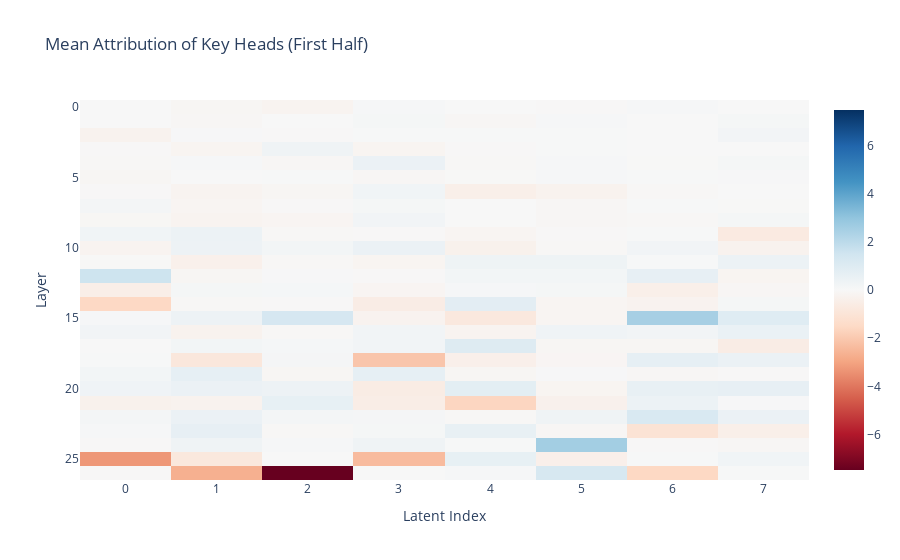
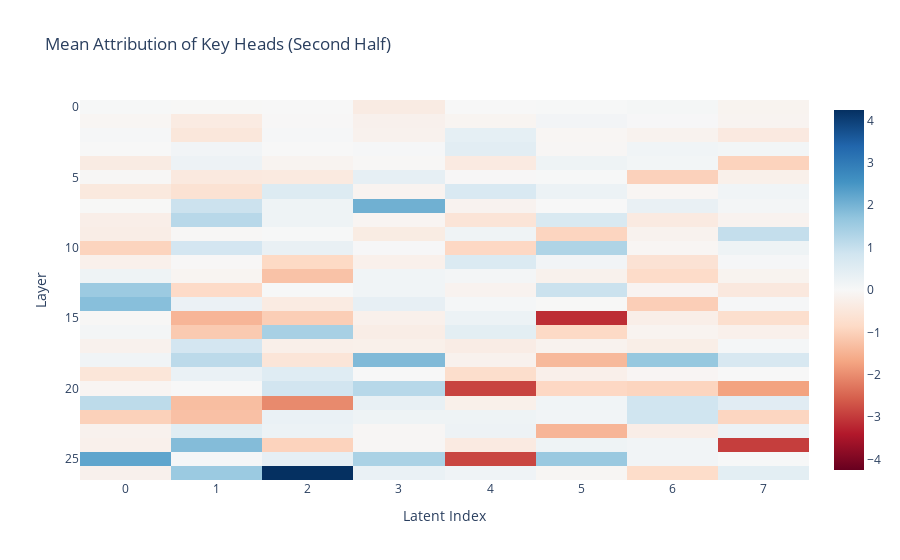

The cell these charts' notebook holds for them, in order:
### Code cell
from utils.neel_plotly import imshow
imshow(sum_head_vectors_first_half["k"].mean(dim=0), xaxis="Latent Index", yaxis="Layer", title="Mean Attribution of Key Heads (First Half)")
# imshow(sum_head_vectors_first_half["k"].std(dim=0), xaxis="Latent Index", yaxis="Layer", title="Std Attribution of Key Heads (First Half)")
imshow(sum_head_vectors_second_half["k"].mean(dim=0), xaxis="Latent Index", yaxis="Layer", title="Mean Attribution of Key Heads (Second Half)")
# imshow(sum_head_vectors_first_half["q"].std(dim=0), xaxis="Latent Index", yaxis="Layer", title="Std Attribution of Query Heads (First Half)")

### Figure 1 — Plotly figure (JSON) as saved in the notebook; plotly's stock layout.template omitted (floating-point values rounded to 4 significant figures; data arrays with more than 128 entries replaced by an {"elided": "..."} marker saying what was removed)
{"data": [{"coloraxis": "coloraxis", "hovertemplate": "x: %{x}<br>y: %{y}<br>color: %{z}<extra></extra>", "name": "0", "type": "heatmap", "xaxis": "x", "yaxis": "y", "z": {"elided": "27x8 float values"}}], "layout": {"coloraxis": {"cmid": 0, "colorscale": [[0, "rgb(103,0,31)"], [0.1, "rgb(178,24,43)"], [0.2, "rgb(214,96,77)"], [0.3, "rgb(244,165,130)"], [0.4, "rgb(253,219,199)"], [0.5, "rgb(247,247,247)"], [0.6, "rgb(209,229,240)"], [0.7, "rgb(146,197,222)"], [0.8, "rgb(67,147,195)"], [0.9, "rgb(33,102,172)"], [1, "rgb(5,48,97)"]]}, "title": {"text": "Mean Attribution of Key Heads (First Half)"}, "xaxis": {"anchor": "y", "domain": [0, 1], "title": {"text": "Latent Index"}}, "yaxis": {"anchor": "x", "autorange": "reversed", "domain": [0, 1], "title": {"text": "Layer"}}}}

### Figure 2 — Plotly figure (JSON) as saved in the notebook; plotly's stock layout.template omitted (floating-point values rounded to 4 significant figures; data arrays with more than 128 entries replaced by an {"elided": "..."} marker saying what was removed)
{"data": [{"coloraxis": "coloraxis", "hovertemplate": "x: %{x}<br>y: %{y}<br>color: %{z}<extra></extra>", "name": "0", "type": "heatmap", "xaxis": "x", "yaxis": "y", "z": {"elided": "27x8 float values"}}], "layout": {"coloraxis": {"cmid": 0, "colorscale": [[0, "rgb(103,0,31)"], [0.1, "rgb(178,24,43)"], [0.2, "rgb(214,96,77)"], [0.3, "rgb(244,165,130)"], [0.4, "rgb(253,219,199)"], [0.5, "rgb(247,247,247)"], [0.6, "rgb(209,229,240)"], [0.7, "rgb(146,197,222)"], [0.8, "rgb(67,147,195)"], [0.9, "rgb(33,102,172)"], [1, "rgb(5,48,97)"]]}, "title": {"text": "Mean Attribution of Key Heads (Second Half)"}, "xaxis": {"anchor": "y", "domain": [0, 1], "title": {"text": "Latent Index"}}, "yaxis": {"anchor": "x", "autorange": "reversed", "domain": [0, 1], "title": {"text": "Layer"}}}}
